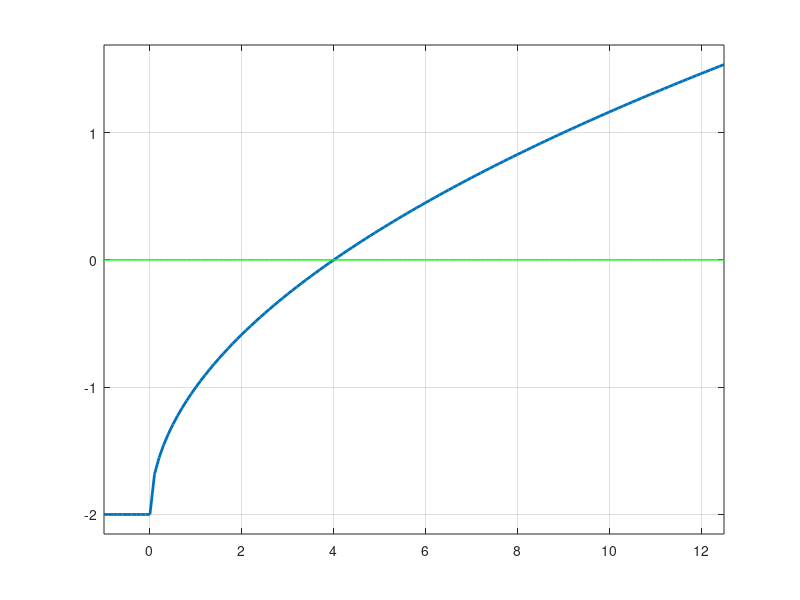

The MATLAB script that drew this image: (Note: this script raises an error after producing the figure.)
% Variable that decides which function Newton's method is used on
functionSelect = 4;
% Change the above variable and rerun the program to see Newton's method
% used on the 4 different functions.
% Valid values are 1, 2, 3 and 4, which function is which can be seen below

% Defining the functions
funck{1} = @(x) x.^2;
diffFunck{1} = @(x) 2*x;
x_0{1} = 5;
funck{2} = @(x) log(x);
diffFunck{2} = @(x) 1/x;
x_0{2} = 0.1;
funck{3} = @(x) x.^4;
diffFunck{3} = @(x) 4*x^3;
x_0{3} = 5;
funck{4} = @(x) x.^(0.5)-2;
diffFunck{4} = @(x) 1/(2*sqrt(x));
x_0{4} = 10;

% Stepsize for Finite difference derivatives
h = 0.0001;

% Setting up plot
x = x_0{functionSelect};
x_axis = -1:0.1:x_0{functionSelect}+2.5;
plot(x_axis,funck{functionSelect}(x_axis), 'LineWidth', 2)
hold on
plot(x_axis, 0*x_axis, 'LineWidth', 1, 'Color', [0 1 0])
grid on
xlim([x_axis(1) x_axis(end)])
ylim([funck{functionSelect}(0)-(funck{functionSelect}(x_axis(end))*0.1) funck{functionSelect}(x_axis(end))+(funck{functionSelect}(x_axis(end))*0.1)])
title(sprintf('Iteration: %d   x=%d    f=%d', 0, x_n, funck{functionSelect}(x_n)));
drawnow

% Newtons sequence
Iterations = 0;
while funck{functionSelect}(x) ~= 0
    x_n = x-funck{functionSelect}(x)/diffFunck{functionSelect}(x);

    % Plotting the sequence
    plot([x_n x], [0 funck{functionSelect}(x)], 'LineWidth', 1, 'Color', [1 0 0])
    plot([x_n x_n], [0 funck{functionSelect}(x_n)], 'LineWidth', 0.5, 'Color', [1 0 0])
    scatter([x_n x x_n], [0 funck{functionSelect}(x) funck{functionSelect}(x_n)], 5, [1 0 0], 'filled')
    Iterations = Iterations + 1;
    title(sprintf('Iteration: %d   x=%d    f=%d', Iterations, x_n, funck{functionSelect}(x_n)));
    drawnow limitrate

    x = x_n;
end
% Plot final x
scatter(x, 0, 36, [1 0 0], 'filled')